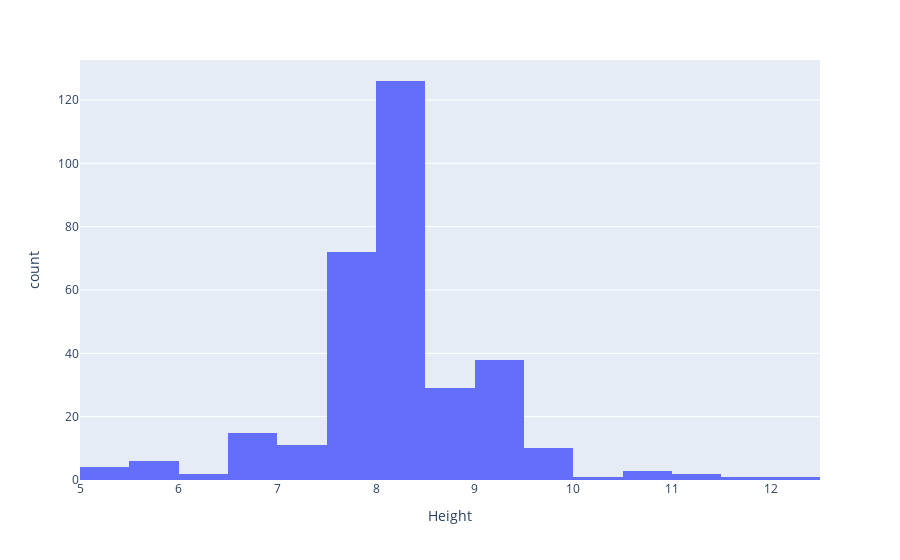

The code cell stored with this chart in its notebook:
### Code cell
import plotly.express as px
fig = px.histogram(amazonbooks, x='Height', nbins=15)
fig.show()
# our actual observed sample

### Figure 1 — Plotly figure (JSON) as saved in the notebook; plotly's stock layout.template omitted (floating-point values rounded to 4 significant figures; data arrays with more than 128 entries replaced by an {"elided": "..."} marker saying what was removed)
{"data": [{"alignmentgroup": "True", "bingroup": "x", "hovertemplate": "Height=%{x}<br>count=%{y}<extra></extra>", "legendgroup": "", "marker": {"color": "#636efa", "pattern": {"shape": ""}}, "name": "", "nbinsx": 15, "offsetgroup": "", "orientation": "v", "showlegend": false, "type": "histogram", "x": {"elided": "325 float values"}, "xaxis": "x", "yaxis": "y"}], "layout": {"barmode": "relative", "legend": {"tracegroupgap": 0}, "margin": {"t": 60}, "xaxis": {"anchor": "y", "domain": [0, 1], "title": {"text": "Height"}}, "yaxis": {"anchor": "x", "domain": [0, 1], "title": {"text": "count"}}}}
